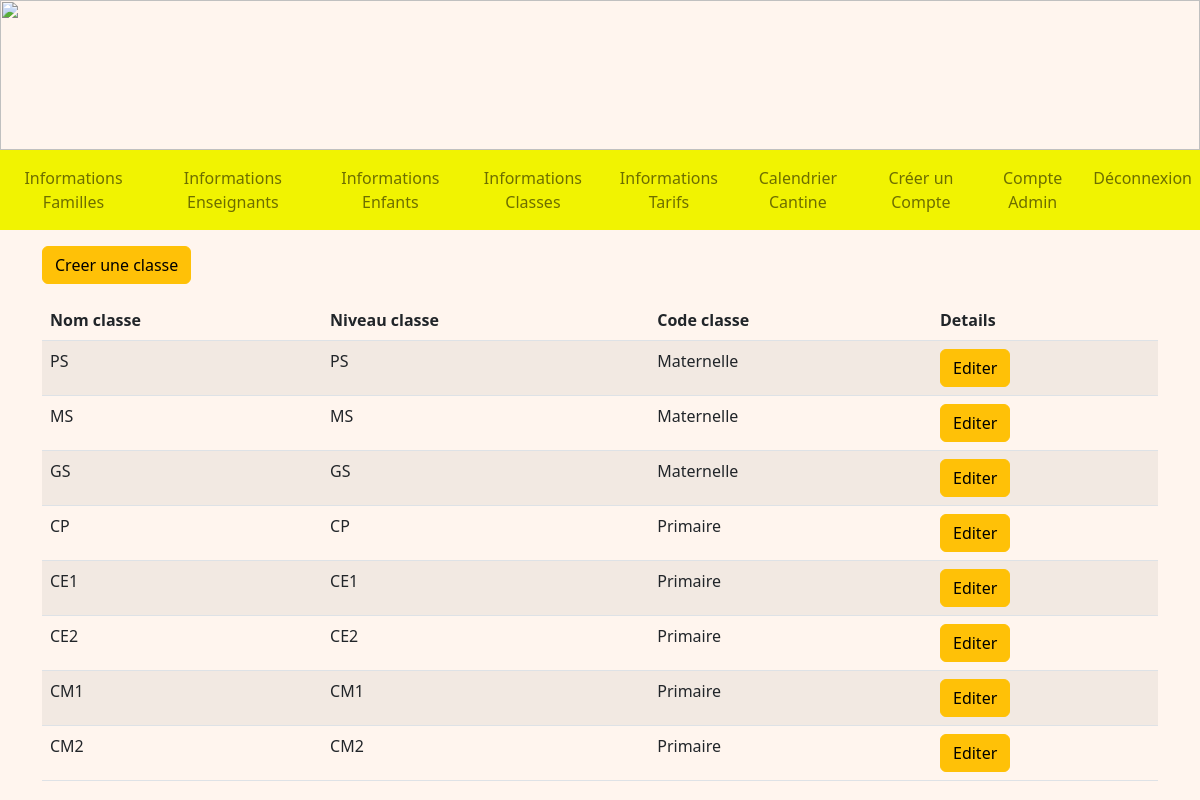
Screenshot of /infosClasses (signed in) with the database file from the repository.
### tables this page shows
CREATE TABLE Classe (
  code_classe integer primary key autoincrement,
  nom_classe TEXT NOT NULL,
  code_type integer NOT NULL,
  FOREIGN KEY(code_type) REFERENCES TypeDeClasse(code_type)
);

CREATE TABLE TypeDeClasse (
  code_type integer primary key autoincrement,
  type_classe TEXT NOT NULL,
  niveau_classe TEXT NOT NULL
);

### admin.py (the view)
@app.route('/infosClasses', methods = ["GET"])
@login_required
def infosClasses():
    db = get_db()
    cur = db.cursor()
    user = cur.execute("SELECT type_compte FROM Compte WHERE identifiant = ?", (flask_login.current_user.name, )).fetchone()
    if user[0] == 'Admin':
        classes = cur.execute("SELECT C.code_classe, C.nom_classe, T.niveau_classe, T.type_classe FROM Classe AS C INNER JOIN TypeDeClasse AS T ON C.code_type = T.code_type ORDER BY C.code_type, C.nom_classe").fetchall()
        return render_template('A_infosClasses.html', classes=classes)
    if user[0] == 'Enseignant':
        return redirect(url_for('accueilEnseignant'))
    return redirect(url_for('accueil'))

### main.py (called while the page is built)
@login_manager.user_loader
def load_user(user_id):
    db = get_db()
    cur = db.cursor()
    user = cur.execute('SELECT identifiant, mot_de_passe FROM Compte WHERE identifiant=?', (user_id, )).fetchone()
    return User(user[0], user[1])

def get_db():
    if 'db' not in g:
        g.db = sqlite3.connect(DATABASE)
    return g.db

@app.teardown_appcontext
def close_connection(exception):
    db = g.pop('db', None)
    if db is not None:
        db.close()

### templates/A_infosClasses.html (shortened to what this page needs)
<!DOCTYPE html>
<html>
<head>
    {% extends "A_layout.html" %}
    {% block content %}
    <div class="container mt-3">
        <a href="/creerClasse" class="btn btn-warning">Creer une classe</a>
        <table class="table table-striped mt-3">
            <thead>
                <tr>
                    <th scope="col">Nom classe</th>
                    <th scope="col">Niveau classe</th>
                    <th scope="col">Code classe</th>
                    <th scope="col">Details</th>
                </tr>
            </thead>
            <tbody>
                {% for classe in classes %}
                <tr>
                    <td>{{ classe[1] }}</td>
                    <td>{{ classe[2] }}</td>
                    <td>{{ classe[3] }}</td>
                    <td>
                        <a href="/detailsClasse/{{ classe[0] }}" class="btn btn-warning">Editer</a>
                    </td>
                </tr>
                {% endfor %}
            </tbody>
        </table>
    </div>
    {% endblock %}

### static/css/main.css (style rules this page uses)
body { background-repeat: no-repeat; background-color:rgb(265,245,238); height: 110px; margin: 0px; }

### rows the page displays
Classe: nom_classe "PS", niveau_classe "PS", type_classe "Maternelle"
Classe: nom_classe "MS", niveau_classe "MS", type_classe "Maternelle"
Classe: nom_classe "GS", niveau_classe "GS", type_classe "Maternelle"
Classe: nom_classe "CP", niveau_classe "CP", type_classe "Primaire"
Classe: nom_classe "CE1", niveau_classe "CE1", type_classe "Primaire"
Classe: nom_classe "CE2", niveau_classe "CE2", type_classe "Primaire"
Classe: nom_classe "CM1", niveau_classe "CM1", type_classe "Primaire"
Classe: nom_classe "CM2", niveau_classe "CM2", type_classe "Primaire"
